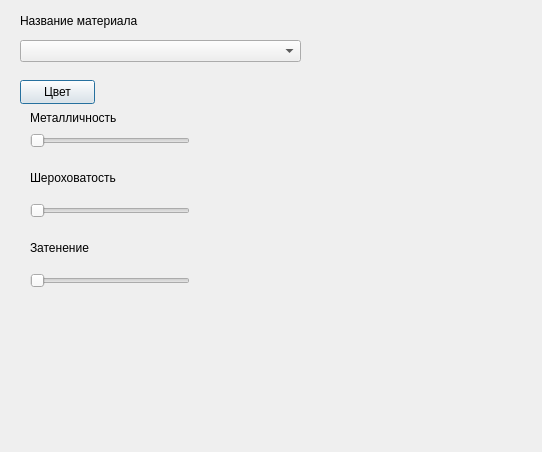
<?xml version="1.0" encoding="UTF-8"?>
<ui version="4.0">
 <class>FuryMaterialEditDialog</class>
 <widget class="QDialog" name="FuryMaterialEditDialog">
  <property name="geometry">
   <rect>
    <x>0</x>
    <y>0</y>
    <width>542</width>
    <height>452</height>
   </rect>
  </property>
  <property name="windowTitle">
   <string>Dialog</string>
  </property>
  <widget class="QComboBox" name="cbMaterialName">
   <property name="geometry">
    <rect>
     <x>20</x>
     <y>40</y>
     <width>281</width>
     <height>22</height>
    </rect>
   </property>
  </widget>
  <widget class="QLabel" name="label">
   <property name="geometry">
    <rect>
     <x>20</x>
     <y>10</y>
     <width>281</width>
     <height>21</height>
    </rect>
   </property>
   <property name="text">
    <string>Название материала</string>
   </property>
  </widget>
  <widget class="QPushButton" name="pbColor">
   <property name="geometry">
    <rect>
     <x>20</x>
     <y>80</y>
     <width>75</width>
     <height>24</height>
    </rect>
   </property>
   <property name="text">
    <string>Цвет</string>
   </property>
  </widget>
  <widget class="QLabel" name="label_2">
   <property name="geometry">
    <rect>
     <x>30</x>
     <y>110</y>
     <width>121</width>
     <height>16</height>
    </rect>
   </property>
   <property name="text">
    <string>Металличность</string>
   </property>
  </widget>
  <widget class="QSlider" name="slMetallic">
   <property name="geometry">
    <rect>
     <x>30</x>
     <y>130</y>
     <width>160</width>
     <height>22</height>
    </rect>
   </property>
   <property name="maximum">
    <number>100</number>
   </property>
   <property name="orientation">
    <enum>Qt::Horizontal</enum>
   </property>
  </widget>
  <widget class="QLabel" name="label_3">
   <property name="geometry">
    <rect>
     <x>30</x>
     <y>170</y>
     <width>121</width>
     <height>16</height>
    </rect>
   </property>
   <property name="text">
    <string>Шероховатость</string>
   </property>
  </widget>
  <widget class="QSlider" name="slRough">
   <property name="geometry">
    <rect>
     <x>30</x>
     <y>200</y>
     <width>160</width>
     <height>22</height>
    </rect>
   </property>
   <property name="maximum">
    <number>100</number>
   </property>
   <property name="orientation">
    <enum>Qt::Horizontal</enum>
   </property>
  </widget>
  <widget class="QLabel" name="label_4">
   <property name="geometry">
    <rect>
     <x>30</x>
     <y>240</y>
     <width>161</width>
     <height>16</height>
    </rect>
   </property>
   <property name="text">
    <string>Затенение</string>
   </property>
  </widget>
  <widget class="QSlider" name="slAo">
   <property name="geometry">
    <rect>
     <x>30</x>
     <y>270</y>
     <width>160</width>
     <height>22</height>
    </rect>
   </property>
   <property name="maximum">
    <number>100</number>
   </property>
   <property name="orientation">
    <enum>Qt::Horizontal</enum>
   </property>
  </widget>
 </widget>
 <resources/>
 <connections/>
</ui>
